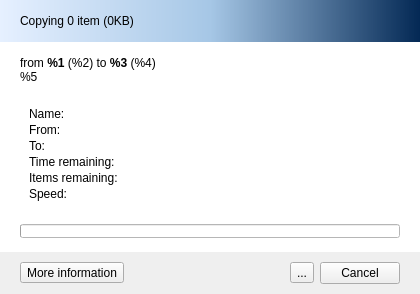
<?xml version="1.0" encoding="UTF-8"?>
<ui version="4.0">
 <class>interface</class>
 <widget class="QWidget" name="interface">
  <property name="geometry">
   <rect>
    <x>0</x>
    <y>0</y>
    <width>420</width>
    <height>284</height>
   </rect>
  </property>
  <property name="sizePolicy">
   <sizepolicy hsizetype="Minimum" vsizetype="Minimum">
    <horstretch>0</horstretch>
    <verstretch>0</verstretch>
   </sizepolicy>
  </property>
  <property name="minimumSize">
   <size>
    <width>420</width>
    <height>0</height>
   </size>
  </property>
  <property name="maximumSize">
   <size>
    <width>420</width>
    <height>16777215</height>
   </size>
  </property>
  <property name="windowTitle">
   <string notr="true">Ultracopier</string>
  </property>
  <property name="windowIcon">
   <iconset resource="resources.qrc">
    <normaloff>:/resources/icon.png</normaloff>:/resources/icon.png</iconset>
  </property>
  <layout class="QVBoxLayout" name="verticalLayout">
   <property name="spacing">
    <number>0</number>
   </property>
   <property name="margin">
    <number>0</number>
   </property>
   <item>
    <widget class="QWidget" name="widget" native="true">
     <property name="minimumSize">
      <size>
       <width>420</width>
       <height>42</height>
      </size>
     </property>
     <property name="maximumSize">
      <size>
       <width>420</width>
       <height>42</height>
      </size>
     </property>
     <property name="styleSheet">
      <string notr="true">background-color: qlineargradient(spread:pad, x1:0, y1:0, x2:1, y2:0, stop:0 rgba(230, 240, 255, 255), stop:0.5 rgba(166, 199, 230, 255), stop:1 rgba(3, 40, 84, 255));</string>
     </property>
     <layout class="QHBoxLayout" name="horizontalLayout_3">
      <property name="leftMargin">
       <number>20</number>
      </property>
      <property name="topMargin">
       <number>0</number>
      </property>
      <property name="rightMargin">
       <number>20</number>
      </property>
      <property name="bottomMargin">
       <number>0</number>
      </property>
      <item>
       <widget class="QLabel" name="label_main">
        <property name="styleSheet">
         <string notr="true">background-color: rgba(255, 0, 0, 0);
font: 12pt &quot;Sans Serif&quot;;</string>
        </property>
        <property name="text">
         <string notr="true">Copying 0 item (0KB)</string>
        </property>
       </widget>
      </item>
      <item>
       <widget class="QLabel" name="label_2">
        <property name="minimumSize">
         <size>
          <width>51</width>
          <height>40</height>
         </size>
        </property>
        <property name="maximumSize">
         <size>
          <width>51</width>
          <height>40</height>
         </size>
        </property>
        <property name="styleSheet">
         <string notr="true">background-color: rgba(255, 0, 0, 0);</string>
        </property>
        <property name="pixmap">
         <pixmap resource="resources.qrc">:/resources/icon-top.png</pixmap>
        </property>
       </widget>
      </item>
     </layout>
    </widget>
   </item>
   <item>
    <widget class="QWidget" name="widget_2" native="true">
     <property name="minimumSize">
      <size>
       <width>420</width>
       <height>0</height>
      </size>
     </property>
     <property name="maximumSize">
      <size>
       <width>420</width>
       <height>16777215</height>
      </size>
     </property>
     <property name="styleSheet">
      <string notr="true">background-color: rgb(255, 255, 255);</string>
     </property>
     <layout class="QVBoxLayout" name="verticalLayout_2">
      <property name="spacing">
       <number>14</number>
      </property>
      <property name="leftMargin">
       <number>20</number>
      </property>
      <property name="topMargin">
       <number>14</number>
      </property>
      <property name="rightMargin">
       <number>20</number>
      </property>
      <property name="bottomMargin">
       <number>14</number>
      </property>
      <item>
       <widget class="QLabel" name="text">
        <property name="sizePolicy">
         <sizepolicy hsizetype="Minimum" vsizetype="Minimum">
          <horstretch>0</horstretch>
          <verstretch>0</verstretch>
         </sizepolicy>
        </property>
        <property name="maximumSize">
         <size>
          <width>16777215</width>
          <height>28</height>
         </size>
        </property>
        <property name="text">
         <string notr="true">from &lt;b&gt;%1&lt;/b&gt; (%2) to &lt;b&gt;%3&lt;/b&gt; (%4)&lt;br /&gt;
%5</string>
        </property>
       </widget>
      </item>
      <item>
       <widget class="QWidget" name="details" native="true">
        <layout class="QFormLayout" name="formLayout">
         <property name="labelAlignment">
          <set>Qt::AlignLeading|Qt::AlignLeft|Qt::AlignVCenter</set>
         </property>
         <property name="verticalSpacing">
          <number>2</number>
         </property>
         <item row="0" column="0">
          <widget class="QLabel" name="label_3">
           <property name="text">
            <string>Name:</string>
           </property>
          </widget>
         </item>
         <item row="0" column="1">
          <widget class="QLabel" name="label_file"/>
         </item>
         <item row="1" column="0">
          <widget class="QLabel" name="label_5">
           <property name="text">
            <string>From:</string>
           </property>
          </widget>
         </item>
         <item row="1" column="1">
          <widget class="QLabel" name="label_from"/>
         </item>
         <item row="2" column="0">
          <widget class="QLabel" name="label_6">
           <property name="text">
            <string>To:</string>
           </property>
          </widget>
         </item>
         <item row="2" column="1">
          <widget class="QLabel" name="label_to"/>
         </item>
         <item row="3" column="0">
          <widget class="QLabel" name="label_7">
           <property name="text">
            <string>Time remaining:</string>
           </property>
          </widget>
         </item>
         <item row="3" column="1">
          <widget class="QLabel" name="label_remaining_time"/>
         </item>
         <item row="4" column="0">
          <widget class="QLabel" name="label_8">
           <property name="text">
            <string>Items remaining:</string>
           </property>
          </widget>
         </item>
         <item row="4" column="1">
          <widget class="QLabel" name="label_items"/>
         </item>
         <item row="5" column="0">
          <widget class="QLabel" name="label_9">
           <property name="text">
            <string>Speed:</string>
           </property>
          </widget>
         </item>
         <item row="5" column="1">
          <widget class="QLabel" name="label_speed"/>
         </item>
        </layout>
       </widget>
      </item>
      <item>
       <widget class="QProgressBar" name="progressBar">
        <property name="minimumSize">
         <size>
          <width>0</width>
          <height>14</height>
         </size>
        </property>
        <property name="maximumSize">
         <size>
          <width>16777215</width>
          <height>14</height>
         </size>
        </property>
        <property name="maximum">
         <number>65535</number>
        </property>
        <property name="textVisible">
         <bool>false</bool>
        </property>
       </widget>
      </item>
     </layout>
    </widget>
   </item>
   <item>
    <widget class="QWidget" name="widget_bottom" native="true">
     <property name="minimumSize">
      <size>
       <width>420</width>
       <height>42</height>
      </size>
     </property>
     <property name="maximumSize">
      <size>
       <width>420</width>
       <height>42</height>
      </size>
     </property>
     <layout class="QHBoxLayout" name="horizontalLayout_2">
      <property name="leftMargin">
       <number>20</number>
      </property>
      <property name="topMargin">
       <number>0</number>
      </property>
      <property name="rightMargin">
       <number>20</number>
      </property>
      <property name="bottomMargin">
       <number>0</number>
      </property>
      <item>
       <widget class="QToolButton" name="more">
        <property name="text">
         <string>More information</string>
        </property>
        <property name="icon">
         <iconset resource="resources.qrc">
          <normaloff>:/resources/arrow-down.png</normaloff>:/resources/arrow-down.png</iconset>
        </property>
        <property name="checkable">
         <bool>true</bool>
        </property>
        <property name="toolButtonStyle">
         <enum>Qt::ToolButtonTextBesideIcon</enum>
        </property>
       </widget>
      </item>
      <item>
       <spacer name="horizontalSpacer">
        <property name="orientation">
         <enum>Qt::Horizontal</enum>
        </property>
        <property name="sizeHint" stdset="0">
         <size>
          <width>123</width>
          <height>20</height>
         </size>
        </property>
       </spacer>
      </item>
      <item>
       <widget class="QToolButton" name="toolButton">
        <property name="text">
         <string notr="true">...</string>
        </property>
        <property name="popupMode">
         <enum>QToolButton::InstantPopup</enum>
        </property>
       </widget>
      </item>
      <item>
       <widget class="QPushButton" name="Cancel">
        <property name="text">
         <string>Cancel</string>
        </property>
       </widget>
      </item>
     </layout>
    </widget>
   </item>
  </layout>
  <action name="actionAddFile">
   <property name="icon">
    <iconset>
     <normaloff>:/resources/add.png</normaloff>:/resources/add.png</iconset>
   </property>
   <property name="text">
    <string>Add file</string>
   </property>
  </action>
  <action name="actionAddFolder">
   <property name="icon">
    <iconset>
     <normaloff>:/resources/add.png</normaloff>:/resources/add.png</iconset>
   </property>
   <property name="text">
    <string>Add folder</string>
   </property>
  </action>
  <action name="actionAddFileToMove">
   <property name="icon">
    <iconset>
     <normaloff>:/resources/add.png</normaloff>:/resources/add.png</iconset>
   </property>
   <property name="text">
    <string>Move file(s)</string>
   </property>
  </action>
  <action name="actionAddFolderToMove">
   <property name="icon">
    <iconset>
     <normaloff>:/resources/add.png</normaloff>:/resources/add.png</iconset>
   </property>
   <property name="text">
    <string>Move folder</string>
   </property>
  </action>
  <action name="actionAddFileToCopy">
   <property name="icon">
    <iconset>
     <normaloff>:/resources/add.png</normaloff>:/resources/add.png</iconset>
   </property>
   <property name="text">
    <string>Copy file(s)</string>
   </property>
  </action>
  <action name="actionAddFolderToCopy">
   <property name="icon">
    <iconset>
     <normaloff>:/resources/add.png</normaloff>:/resources/add.png</iconset>
   </property>
   <property name="text">
    <string>Copy folder</string>
   </property>
  </action>
 </widget>
 <resources>
  <include location="resources.qrc"/>
 </resources>
 <connections>
  <connection>
   <sender>Cancel</sender>
   <signal>clicked()</signal>
   <receiver>interface</receiver>
   <slot>close()</slot>
   <hints>
    <hint type="sourcelabel">
     <x>388</x>
     <y>349</y>
    </hint>
    <hint type="destinationlabel">
     <x>523</x>
     <y>498</y>
    </hint>
   </hints>
  </connection>
 </connections>
</ui>
